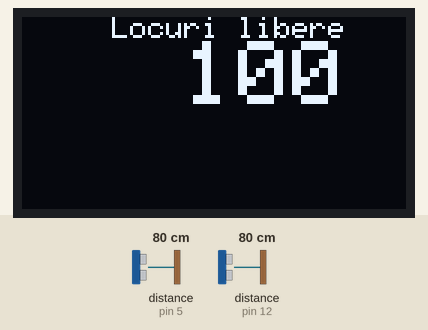
The sketch below on a simulated Arduino Uno, built with avr-gcc and run on an emulated ATmega328P. Parts: 128×64 one-colour display. Wiring (inferred from the names in the program): 2 × ultrasonic range finder: trigger pin 8, echo pin 5 / trigger pin 13, echo pin 12. The inputs (shaded band) are chosen by the test bench; at power-on: distance to the obstacle (sensors on pin 5, pin 12) 80 cm. The echo pulse lasts 58.3 µs per cm; what the sketch prints to the serial monitor is not drawn.

Above: at 1.2 s.
1.3 s: distance to the obstacle (sensor on pin 5) set to 120 cm
At 3.9 s:
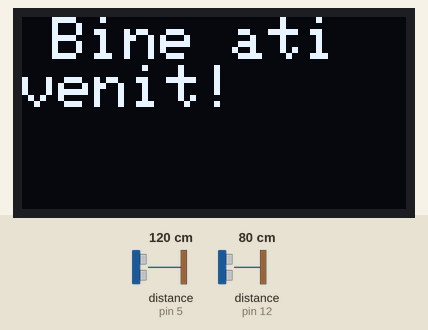
At 5.7 s:
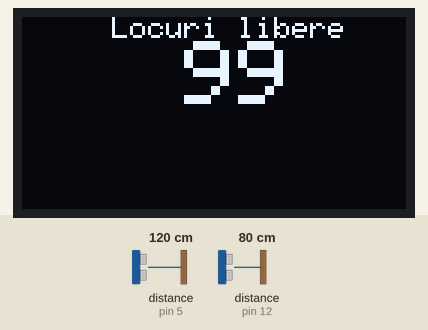
Timing chart, 0 to 7.2 s (numbered marks = the images above; inputs shaded):
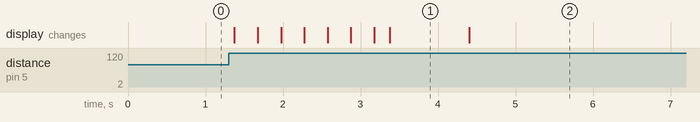

Measured:
- after the input at 1.3 s, the display: changes after 0.07 s (image 1)
- what the display in image 1 shows lasts 1.0 s, from 3.4 s to 4.4 s

The sketch:

Senzor_distanta.ino
```cpp
#include <SPI.h>
#include <Wire.h>
#include <Adafruit_SSD1306.h>

#define OLED_RESET 4
Adafruit_SSD1306 display(OLED_RESET);


#define trigIN 13
#define echoIN 12
#define trigOUT 8
#define echoOUT 5

long durationIN,durationOUT, distanceIN,distanceOUT,total = 100;

void setup()
{
  Serial.begin (9600);
  pinMode(trigIN, OUTPUT);
  pinMode(echoIN, INPUT);
  pinMode(trigOUT, OUTPUT);
  pinMode(echoOUT, INPUT);
  display.begin(SSD1306_SWITCHCAPVCC, 0x3C);
  displayO(100);

}
long readOUT()
{
  digitalWrite(trigOUT, LOW);
  delayMicroseconds(2);
  digitalWrite(trigOUT, HIGH);
  delayMicroseconds(10);
  digitalWrite(trigOUT, LOW);

  durationOUT = pulseIn(echoOUT, HIGH);
  distanceOUT = (durationOUT/2) / 29.1;

  Serial.print("Distanta OUT: ");
  Serial.println(distanceOUT);
  return distanceOUT;
}

long readIN()
{
  digitalWrite(trigIN, LOW);
  delayMicroseconds(2);
  digitalWrite(trigIN, HIGH);
  delayMicroseconds(10);
  digitalWrite(trigIN, LOW);

  durationIN = pulseIn(echoIN, HIGH);
  distanceIN = (durationIN/2) / 29.1;

  Serial.print("Distanta IN: ");
  Serial.println(distanceIN);
  return distanceIN;
}

void displayO(int x)
{
display.clearDisplay();
display.setTextSize(1);
display.setTextColor(WHITE);
display.setCursor(0,0);
display.println("     Locuri libere");
display.print("         ");
display.setTextSize(3);
display.println(x);
display.display();
}

void displayWelcome()
{
  display.clearDisplay();
  display.setTextSize(2);
  display.setTextColor(WHITE);
  display.setCursor(10,0);
  display.clearDisplay();
  display.println("Bine ati venit!");
  display.display();
  delay(1);

  display.startscrollright(0x00, 0x0F);
  delay(2000);
  display.stopscroll();
  //display.display();
}

void displayGoodBye()
{
  display.clearDisplay();
  display.setTextSize(2);
  display.setTextColor(WHITE);
  display.setCursor(50,0);
  display.println("Va mai asteptam!");
  display.display();
  delay(1);

  display.startscrollright(0x00, 0x0F);
  delay(2000);
  display.stopscroll();
}

void displayNoParking()
{
  display.clearDisplay();
  display.setTextSize(1);
  display.setTextColor(WHITE);
  display.setCursor(0,0);
  display.println("Parcare");
  display.println("momentan");
  display.println("indisponibila");
  display.display();
  delay(1);
}

void loop()
{
  int x;
  long distIN,distOUT;

  distIN = readIN();
  distOUT = readOUT();
  x = distIN - distOUT;

  if(x < -20 && total >=1)
  {

    displayWelcome();
    delay(1000);
    displayO(--total);
    delay(3000);
  }
  else
  {
    if(x > 20 && total <=99)
    {
      displayGoodBye();
      delay(1000);
      displayO(++total);
      delay(3000);
    }
  }

  if(total==0)
  {
    displayNoParking();
  }
}
```
